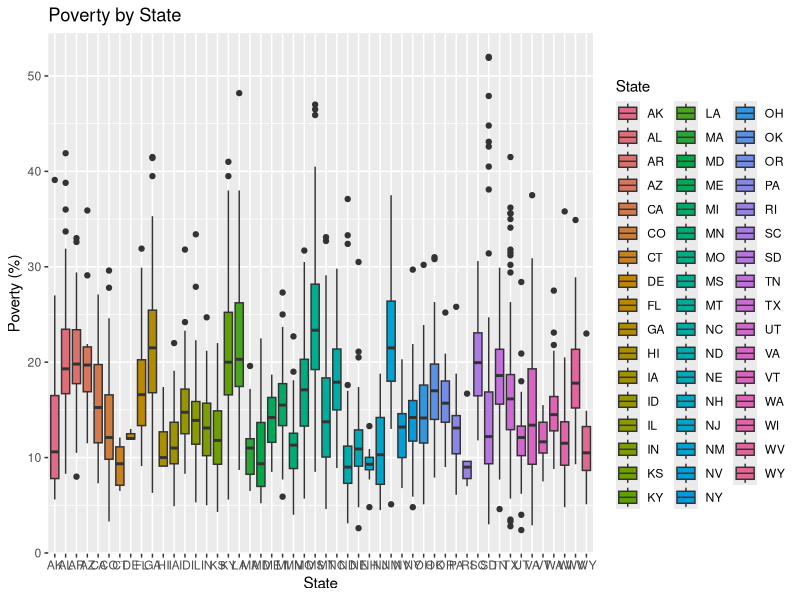
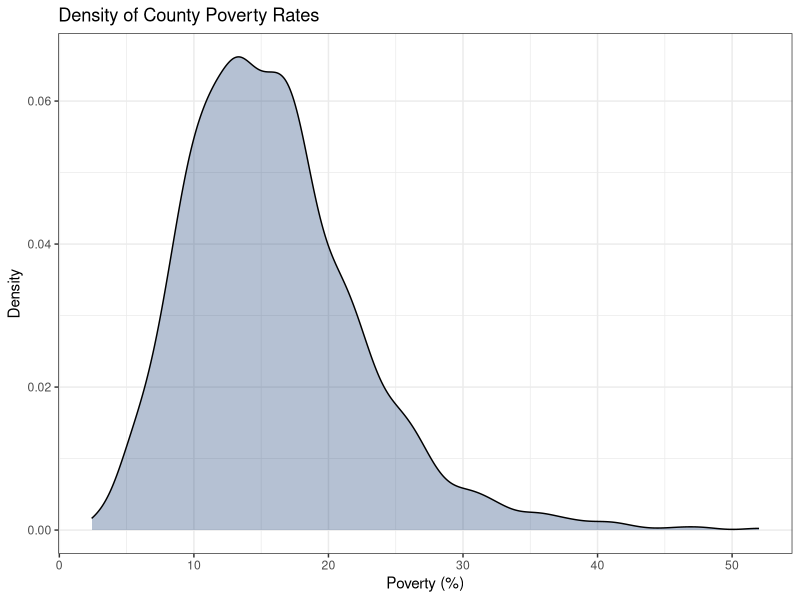
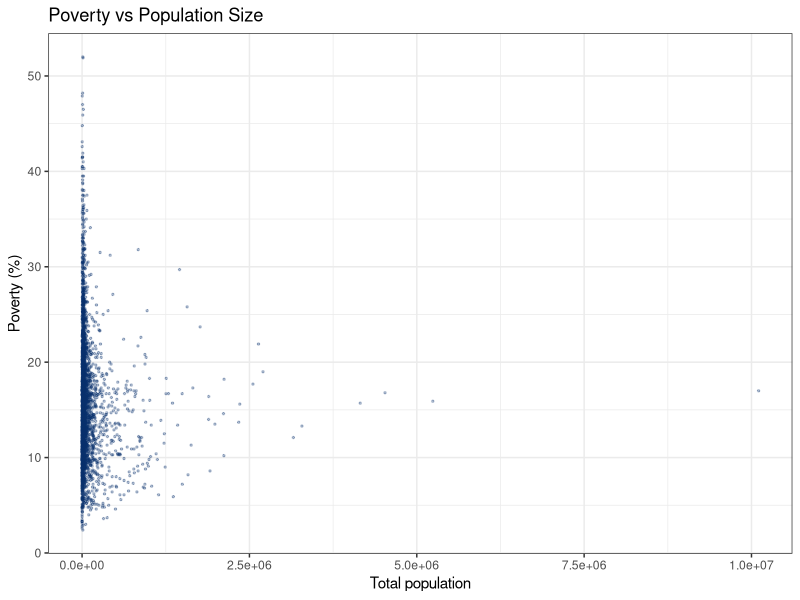

Reproduce these figures in R, in order. (Note: this script raises an error after producing the figures.)
## ---- chunk 1
#list all the libraries
library(tidyverse)
library(colorspace)
library(ggplot2)
## ---- chunk 2
                                            # load the dataset
pvt_d <- read.csv("poverty_data.csv")

                                            # check for mean, maxima, and minima
summary(pvt_d)

                                        #look for missing values
sum(is.na(pvt_d)) #total number of NAs
colSums(is.na(pvt_d)) #NAs in each variable

                                            #composition check
                            #look into all the variables that have percentages
# set a toleramce of error
tol <- 0.5
                                            #Group: Race
#row-wise sum
pvt_d$race_sum <- pvt_d$Hispanic +
                  pvt_d$White +
                  pvt_d$Black +
                  pvt_d$Native +
                  pvt_d$Asian +
                  pvt_d$Pacific

#does it add up to ~100?
pvt_d$race_ok <- abs(pvt_d$race_sum - 100) <= tol

#see how many rows are ok vs not
table(pvt_d$race_ok, useNA = "ifany")

# the problematic rows
pvt_d[!pvt_d$race_ok & !is.na(pvt_d$race_ok), c("State", "County", "race_sum", "Hispanic", "White", "Black", "Native", "Asian", "Pacific")]

                                            #Group:  Employment sectors
#row-wise sum
pvt_d$sector_sum <- pvt_d$Professional +
                    pvt_d$Service +
                    pvt_d$Office +
                    pvt_d$Construction +
                    pvt_d$Production

#does it add up to ~100?
pvt_d$sector_ok <- abs(pvt_d$sector_sum - 100) <= tol

#see how many rows are ok vs not
table(pvt_d$sector_ok, useNA = "ifany")

# the problematic rows
pvt_d[!pvt_d$sector_ok & !is.na(pvt_d$sector_ok), c("State", "County", "sector_sum","Professional", "Service", "Office", "Construction", "Production")]

                                            #Group: Transportation
#row-wise sum
pvt_d$transport_sum <- pvt_d$Drive +
                       pvt_d$Carpool +
                       pvt_d$Transit +
                       pvt_d$Walk +
                       pvt_d$OtherTransp +
                       pvt_d$WorkAtHome

#does it add up to ~100?
pvt_d$transport_ok <- abs(pvt_d$transport_sum - 100) <= tol

#see how many rows are ok vs not
table(pvt_d$transport_ok, useNA = "ifany")

# the problematic rows
pvt_d[!pvt_d$transport_ok & !is.na(pvt_d$transport_ok), c("State", "County", "transport_sum", "Drive", "Carpool", "Transit", "Walk", "OtherTransp", "WorkAtHome")]

                                            #Group: Type of work / employer
#row-wise sum
pvt_d$worktype_sum <- pvt_d$PrivateWork +
                      pvt_d$PublicWork +
                      pvt_d$SelfEmployed +
                      pvt_d$FamilyWork

#does it add up to ~100?
pvt_d$worktype_ok <- abs(pvt_d$worktype_sum - 100) <= tol

#see how many rows are ok vs not
table(pvt_d$worktype_ok, useNA = "ifany")

# the problematic rows
pvt_d[!pvt_d$worktype_ok & !is.na(pvt_d$worktype_ok), c("State", "County", "worktype_sum", "PrivateWork", "PublicWork", "SelfEmployed", "FamilyWork")]

                                            #Group: Education
#row-wise sum
pvt_d$educ_sum <- pvt_d$LessThanHighSchool +
                  pvt_d$HighSchoolDiploma +
                  pvt_d$SomeCollegeOrAssociateDegree +
                  pvt_d$BachelorDegreeOrHigher

#does it add up to ~100?
pvt_d$educ_ok <- ifelse(is.na(pvt_d$educ_sum), NA, abs(pvt_d$educ_sum - 100) <= tol)

#see how many rows are ok vs not
table(pvt_d$educ_ok, useNA = "ifany")

# the problematic rows
pvt_d[!pvt_d$educ_ok & !is.na(pvt_d$educ_ok),
      c("State", "County", "educ_sum",
        "LessThanHighSchool", "HighSchoolDiploma",
        "SomeCollegeOrAssociateDegree", "BachelorDegreeOrHigher")]

# 8 missing rows
# Indices of the 8 counties with missing education data
idx_educ_na <- which(is.na(pvt_d$educ_ok))

# See their state + county names
pvt_d[idx_educ_na, c("State", "County")]

sum(is.na(pvt_d)) #total number of NAs
colSums(is.na(pvt_d)) #NAs in each variable

# see all the NAs
na_rows <- pvt_d[rowSums(is.na(pvt_d)) > 0, ]

## ---- chunk 3
#once again summary statistics
summary(pvt_d)

                              #start plotting
                            # visualize the outcome variable first


#box plot of poverty by state
pov_bp <- pvt_d %>%
          ggplot(aes(x = State, y = Poverty)) +
          geom_boxplot(aes(fill = State)) +
          scale_fill_discrete_qualitative() +
          labs(title = "Poverty by State", x = "State", y = "Poverty (%)")


#density plot of poverty
pov_dp <- pvt_d %>%
          ggplot(aes(x = Poverty)) +
          geom_density(alpha = 0.3, fill = "#08306B") +
          labs(title = "Density of County Poverty Rates", x = "Poverty (%)", y = "Density") +
          theme_bw()


          
                            #economic and education variables

#make a vector of those variables (make it easier for faceting)
econ_educ_vars <- c("Unemployment","LessThanHighSchool","HighSchoolDiploma","SomeCollegeOrAssociateDegree","BachelorDegreeOrHigher","AvgAge","MeanCommute")


#density plot of economic and educational variables
econ_edu_dp <- pvt_d %>%
                          pivot_longer(all_of(econ_educ_vars), names_to = "Variable", values_to = "Value") %>%
                          ggplot(aes(x = Value)) +
                          geom_density(alpha = 0.3, fill = "#08306B") +
                          facet_wrap(~ Variable, scales = "free") +
                          labs(title = "Distributions: Economic & Education Variables", x = "Percentage", y = "Density") +
                          theme_bw()



#poverty vs unemployment
ue_pvt_sc <- pvt_d %>%
                      ggplot(aes(x = Unemployment, y = Poverty)) +
                      geom_point(alpha = 0.3, color = "#08306B") +
                      geom_smooth(method = "loess", se = FALSE, color = "black") +
                      labs(title = "Poverty vs Unemployment", x = "Unemployment (%)", y = "Poverty (%)") +
                      theme_bw()



#poverty vs each education 
educ_vars <- c("LessThanHighSchool","HighSchoolDiploma", "SomeCollegeOrAssociateDegree","BachelorDegreeOrHigher")

ed_pvt_sc <- pvt_d %>%
                      pivot_longer(all_of(educ_vars), names_to = "Education",values_to = "EduPercent") %>%
                      ggplot(aes(x = EduPercent, y = Poverty)) +
                      geom_point(alpha = 0.3, color = "#08306B", size = 0.5) +
                      geom_smooth(method = "loess", se = FALSE, color = "black") +
                      facet_wrap(~ Education, scales = "free_x") +
                      labs(title = "Poverty vs Education Composition", x = "Education category (%)", y = "Poverty (%)") +
                      theme_bw()


#poverty vs average age and mean commute
age_commute_vars <- c("AvgAge", "MeanCommute")

agmc_pvt_sc <- pvt_d %>%
                        pivot_longer(all_of(age_commute_vars), names_to = "Variable", values_to = "Value") %>%
                        ggplot(aes(x = Value, y = Poverty)) +
                        geom_point(alpha = 0.3, color = "#08306B") +
                        geom_smooth(method = "loess", se = FALSE, color = "black") +
                        facet_wrap(~ Variable, scales = "free_x") +
                        labs(title = "Poverty vs Average Age and Mean Commute", x = NULL, y = "Poverty (%)") +
                        theme_bw()



                                #gender race and ethnicity

#create proportion women 
pvt_d <- pvt_d %>% mutate(propWomen = 100 * Women / TotalPop)

# histogram proportion women 
hg_pw <- pvt_d %>% 
                  ggplot(aes(x = propWomen)) +
                  geom_histogram(bins = 30, fill = "#08306B", color = "black") +
                  labs(title = "Distribution of Proportion Women", x = "Women (%)", y = "Number of Counties") +
                  theme_bw()


# poverty vs proportion women
wm_pvt_sc <- pvt_d %>% 
                        ggplot (aes(x = propWomen, y = Poverty)) +
                        geom_point(alpha = 0.3, color = "#08306B") +
                        geom_smooth(method = "loess", se = FALSE, color = "black") +
                        scale_color_continuous_sequential() +
                        labs(title = "Poverty vs Proportion Women", x = "Women (%)", y = "Poverty (%)") +
                        theme_bw()



# create race/ethnicity vector
race_vars <- c("Hispanic", "White", "Black", "Native", "Asian", "Pacific")

# race/ethnicity histogram

re_hist <- pvt_d %>%
                    pivot_longer(all_of(race_vars), names_to = "Race",values_to = "Percent") %>%
                    ggplot(aes(x = Percent)) +
                    geom_histogram(bins = 30, fill = "#08306B", color = "black") +
                    facet_wrap(~ Race, scales = "free") +
                    labs(title = "Distributions: Race/Ethnicity Percentages",  x = "Percent", y = "Number of Counties") +
                    theme_bw()


# poverty vs race 
pr_pvt_sc <- pvt_d %>%
                      pivot_longer(all_of(race_vars), names_to = "Race", values_to = "Percent") %>%
                      ggplot(aes(x = Percent, y = Poverty)) +
                      geom_point(alpha = 0.3, color = "#08306B") +
                      geom_smooth(method = "loess", se = FALSE, color = "black") +
                      facet_wrap(~ Race, scales = "free_x") +
                      labs(title = "Poverty vs Race/Ethnicity Composition", x = "Percent in group (%)", y = "Poverty (%)") +
                      theme_bw()



                                                        # filter to ca and tx, poverty vs propwomen colored by state
catx_pvt_sc <- pvt_d %>%
                        filter(State %in% c("CA", "TX")) %>%
                        ggplot(aes(x = propWomen, y = Poverty, color = State)) +
                        geom_point(alpha = 0.5) +
                        geom_smooth(method = "lm", se = FALSE) +
                        scale_color_discrete_qualitative() +
                        labs(title = "Poverty vs Proportion Women in CA vs TX", x = "Women (%)", y = "Poverty (%)") +
                        theme_bw()



                                                                          #employment sectors

sector_vars <- c("Professional", "Service", "Office", "Construction", "Production")

#histograms of employment sectors
eps_hist <- pvt_d %>%
                      pivot_longer(all_of(sector_vars), names_to = "Sector",values_to = "Percent") %>%
                      ggplot(aes(x = Percent)) +
                      geom_histogram(bins = 30, fill = "#08306B", color = "black") +
                      facet_wrap(~ Sector, scales = "free") +
                      labs(title = "Distributions: Employment Sectors", x = "Percent in sector (%)", y = "Number of Counties") + 
                      theme_bw()


#poverty vs employment
pe_pvt_sc <- pvt_d %>%
                    pivot_longer(all_of(sector_vars), names_to = "Sector", values_to = "Percent") %>%
                    ggplot(aes(x = Percent, y = Poverty)) +
                    geom_point(alpha = 0.3, color = "#08306B", size = 0.5) +
                    geom_smooth(method = "loess", se = FALSE, color = "black") +
                    facet_wrap(~ Sector, scales = "free_x") +
                    labs(title = "Poverty vs Employment Sectors", x = "Percent in sector (%)", y = "Poverty (%)") + 
                    theme_bw()


                        #transportation and work types

#create transportation and worktyoe vectors
transport_vars <- c("Drive", "Carpool", "Transit", "Walk", "OtherTransp", "WorkAtHome")
worktype_vars  <- c("PrivateWork", "PublicWork", "SelfEmployed", "FamilyWork")

#transport histograms
ts_hist <- pvt_d %>%
                    pivot_longer(all_of(transport_vars), names_to = "Mode", values_to = "Percent") %>%
                    ggplot(aes(x = Percent)) +
                    geom_histogram(bins = 30, fill = "#08306B", color = "black") +
                    facet_wrap(~ Mode, scales = "free") +
                    labs(title = "Distributions: Commuting Modes", x = "Percent using mode (%)", y = "Number of Counties") +
                    theme_bw()



#poverty vs transportation
ts_pvt_sc <- pvt_d %>%
                      pivot_longer(all_of(transport_vars), names_to = "Mode", values_to = "Percent") %>%
                      ggplot(aes(x = Percent, y = Poverty)) +
                      geom_point(alpha = 0.3, color = "#08306B", size = 0.5) +
                      geom_smooth(method = "loess", se = FALSE, color = "black") +
                      facet_wrap(~ Mode, scales = "free_x") +
                      labs(title = "Poverty vs Commuting Modes", x = "Percent using mode (%)", y = "Poverty (%)") +
                      theme_bw()


#work type histograms
wt_hist <- pvt_d %>% pivot_longer(all_of(worktype_vars), names_to = "WorkType", values_to = "Percent") %>%
                     ggplot(aes(x = Percent)) +
                     geom_histogram(bins = 30, fill = "#08306B", color = "black") +
                     facet_wrap(~ WorkType, scales = "free") +
                     labs(title = "Distributions: Work Types", x = "Percent in work type (%)", y = "Number of Counties") +
                     theme_bw()



# poverty vs work type
wt_pvt_sc <- pvt_d %>%
                      pivot_longer(all_of(worktype_vars), names_to = "WorkType", values_to = "Percent") %>%
                      ggplot(aes(x = Percent, y = Poverty)) +
                      geom_point(alpha = 0.3, color = "#08306B", size = 0.5) +
                      geom_smooth(method = "loess", se = FALSE, color = "black") +
                      facet_wrap(~ WorkType, scales = "free_x") +
                      labs(title = "Poverty vs Work Types", x = "Percent in work type (%)", y = "Poverty (%)") +
                      theme_bw()


                                  #geography

#spatial scatter lat vs long colored by poverty
ss_pvt_ss <- pvt_d %>%
                      ggplot(aes(x = Long, y = Lat, color = Poverty)) +
                      geom_point(alpha = 0.8) +
                      labs(title = "Geographic Distribution of Poverty", x = "Longitude", y = "Latitude") +
                      theme_bw()



#totalpop histogram
pop_hist <- pvt_d %>%
                      ggplot(aes(x = TotalPop)) +
                      geom_histogram(bins = 30, fill = "#08306B", color = "black") + 
                      labs(title = "Distribution of County Population Size", x = "Total population", y = "Number of Counties") +
                      theme_bw() 


# poverty vs totalpop 
pop_pvt_ss <- pvt_d %>% 
                        ggplot(aes(x = TotalPop, y = Poverty)) +
                        geom_point(alpha = 0.3, color = "#08306B", size = 0.5) +
                        labs(title = "Poverty vs Population Size", x = "Total population", y = "Poverty (%)") +
                        theme_bw()

ggsave("poverty_vs_population.png", plot = pop_pvt_ss, width = 10, height = 10, dpi = 300)

#1
pov_bp
pov_dp

#2
econ_edu_hist
ue_pvt_sc

#3 
ed_pvt_sc
agmc_pvt_sc

#4
hg_pw
wm_pvt_sc

#5
re_hist
pr_pvt_sc

#6
catx_pvt_sc

#7
eps_hist

#8
ts_hist
ts_pvt_sc

#9
wt_hist
wt_pvt_sc

#10
geo_pvt_hist
ss_pvt_ss

#11
pop_hist
pop_pvt_ss
